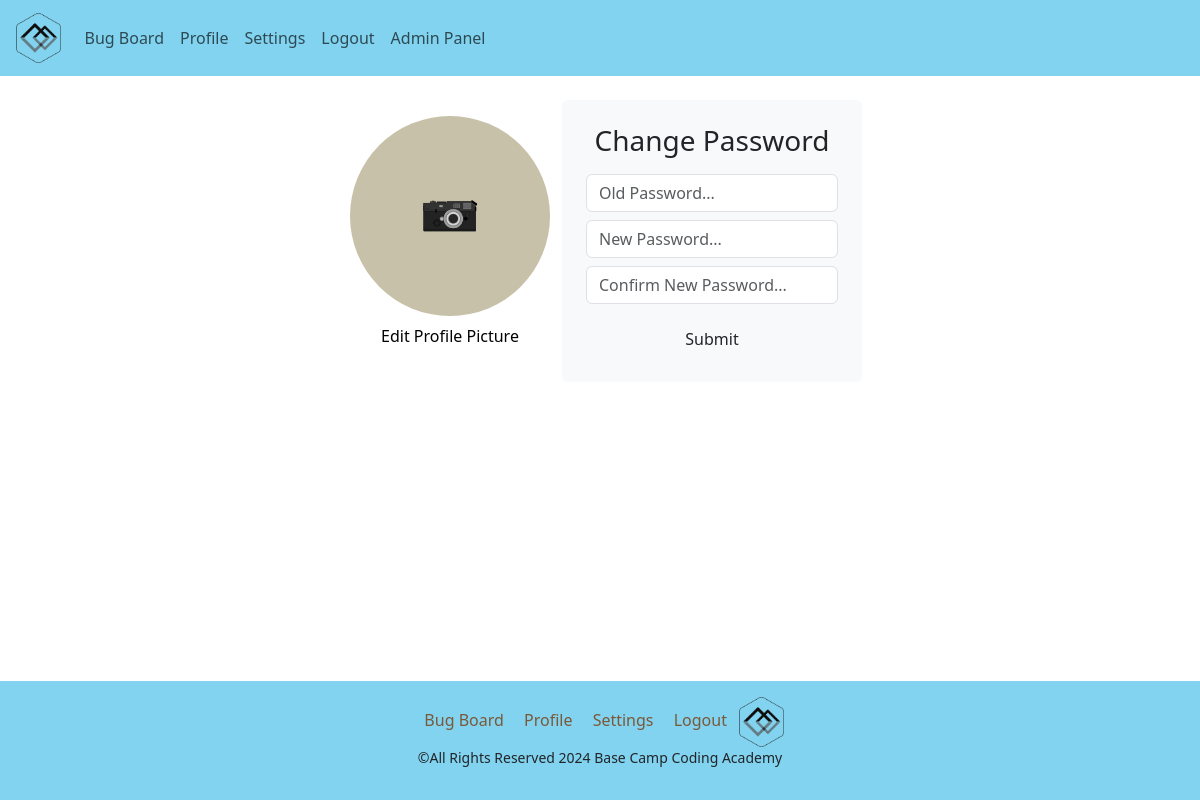
Page /settings/ (signed in) on the earlier database version.
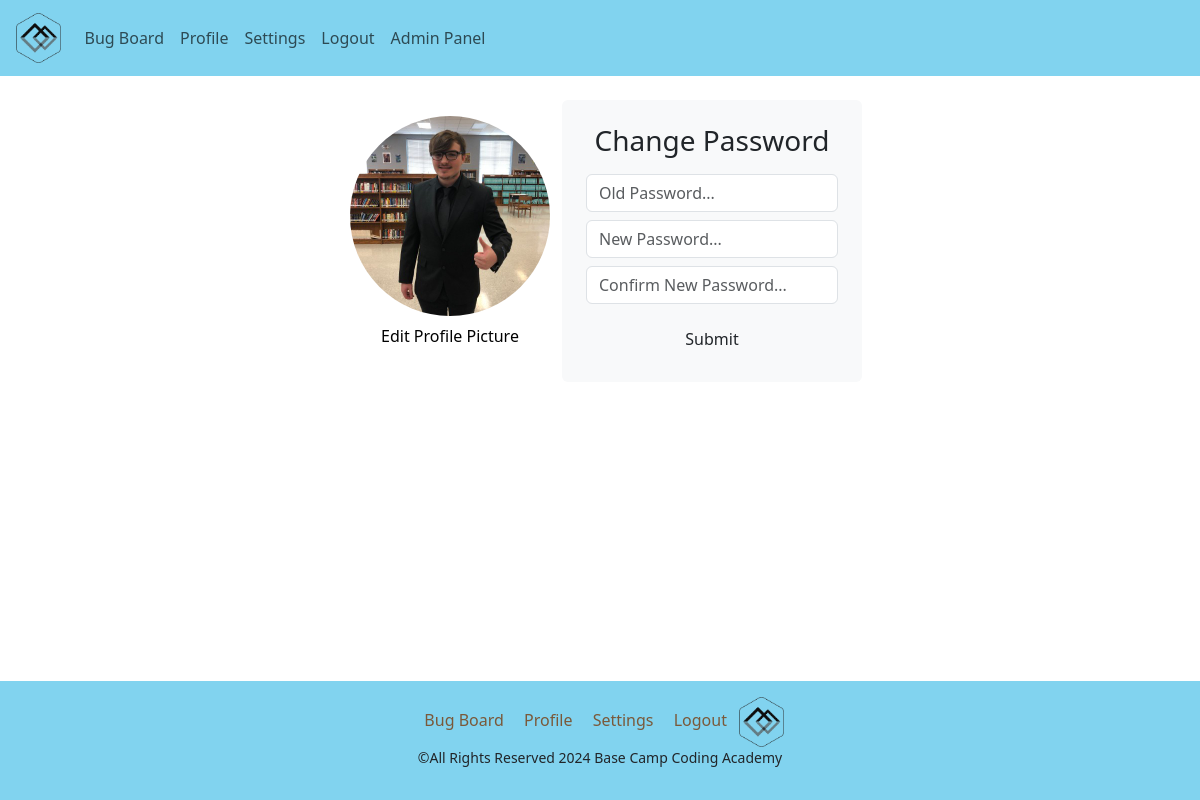
Same page on the later database version.
### app/models.py (models this page shows, shortened)
class Account(models.Model):
    user = models.OneToOneField(User, null=True, on_delete=models.CASCADE)
    profile_picture = models.ImageField(upload_to='profile_pics/', null=True, blank=True)

### app/views.py (the view)
# urls.py: path('settings/', settingPage, name='setting'),
@login_required(login_url='login')
def settingPage(request: HttpRequest) -> HttpResponse:
    password_change_form = None
    picture_change_form = None
    if request.method == 'POST':
        if 'password_change_submit' in request.POST:
            password_change_form = PasswordChangeForm(request.user, request.POST)
            if password_change_form.is_valid():
                print('ready to change')
                user = password_change_form.save()
                update_session_auth_hash(request, user)
                return redirect('setting')
            else:
                for field, errors in password_change_form.errors.items():
                    for error in errors:
                        messages.error(request, f"Error in {field}: {error}")
                print(f'The password change form was not completed correctly: {password_change_form.errors}')
        elif 'picture_change_submit' in request.POST:
            picture_change_form = pfpChangeForm(request.POST, request.FILES)
            if picture_change_form.is_valid():
                clean_picture = picture_change_form.cleaned_data['picture']
                changePfp(request.user,clean_picture)
                return redirect('setting')
            else:
                messages.error(request, 'Error updating profile picture.')
                print(f'The profile picture change form was not completed correctly: {picture_change_form.errors}')
    else:
        password_change_form = PasswordChangeForm(request.user)
        picture_change_form = pfpChangeForm()
    account = getAccountFor(request.user)
    context = {'account': account, 'password_change_form': password_change_form, 'picture_change_form': picture_change_form}
    return render(request, 'setting.html', context)

### app/forms.py
class pfpChangeForm(forms.Form):
    picture = forms.ImageField(widget=forms.ClearableFileInput(attrs={'class': 'form-control', 'accept': 'image/*'}), label='Select Profile Picture', required=True)

### app/models.py (called while the page is built)
def getAccountFor(user):
    account = Account.objects.get(user=user)
    return account

### app/templates/setting.html (shortened to what this page needs)
{% extends "base.html" %}
{% load static %}
{% block content %}
<br>
<div class="d-flex justify-content-center">
    <br>
    <div class='d-flex'>
        <div class="">
            <div class='container text-center mt-3'>
                <a class="linkStripper" href="#" data-bs-toggle="modal" data-bs-target="#profilePictureModal">
                    {% if account.profile_picture %}
                        <div class='rounded-circle-container2'>
                            <img src="{{ account.profile_picture.url }}" alt="Profile Picture">
                        </div>
                    {% else %}
                        <div class='rounded-circle-container2'>
                            <img src="{% static 'images/default_no_profile_pic.jpg' %}" alt="Default Profile">
                        </div>
                    {% endif %}
                    <p class='mt-2'>Edit Profile Picture</p>
                </a>
            </div>
        </div>
        <br>
        <div class='maxWidthBox container text-center bg-light d-smoke rounded w-sm-75 w-lg-25 p-4'>
            <h3> Change Password </h3>
            <div class=''>
                <form method="POST" action="">
                    <div class="input-group mb-2">
                        <input type="password" name="old_password" placeholder="Old Password..." class="form-control">
                    </div>
                    <div class="input-group mb-2">
                        <input type="password" name="new_password1" placeholder="New Password..." class="form-control">
                    </div>
                    <div class="input-group mb-2">
                        <input type="password" name="new_password2" placeholder="Confirm New Password..." class="form-control">
                    </div>
                    <div class="d-flex justify-content-center mt-3 login_container">
                        <input class="btn login_btn" type="submit" name="password_change_submit" value="Submit">
                    </div>
                </form>
            </div>
        </div>
    </div>
</div>
<br>
{% endblock content %}

### app/templates/base.html (shortened to what this page needs)
{%load static%}
<!DOCTYPE html>
<head>
    <html lang="en">
    <link rel='stylesheet' href='{% static 'styles.css' %}'>
    <link href="https://cdn.jsdelivr.net/npm/bootstrap@5.3.2/dist/css/bootstrap.min.css" rel="stylesheet">
    <link href="https://cdn.jsdelivr.net/npm/bootstrap-icons@1.10.0/font/bootstrap-icons.css" rel="stylesheet">
</head>
    <body class=' d-flex flex-column min-vh-100'>
        <div class='width100'>
            <nav class="navbar navbar-expand-lg navbar-light background-blue">
                <a class="navbar-brand ms-3" href="{% url 'home' %}">
                    <img src="{% static 'images/dark_base_camp_logo.png' %}" alt="Logo" class="img-fluid" style="max-height: 50px;">
                </a>
                <div class="collapse navbar-collapse" id="navbarNav">
                    <ul class="navbar-nav">
                        {% if request.user.is_authenticated %}
                            <li class="nav-item">
                                <a class="nav-link" href="{% url 'bugBoard' %}">Bug Board</a>
                            </li>
                            <li class="nav-item">
                                <a class="nav-link" href="{% url 'profile' %}">Profile</a>
                            </li>
                            <li class="nav-item">
                                <a class="nav-link" href="{% url 'setting' %}">Settings</a>
                            </li>
                            <li class="nav-item">
                                <a class="nav-link" href="{% url 'logout' %}">Logout</a>
                            </li>
                            {% if request.user.is_superuser %}
                                <li class="nav-item">
                                    <a class="nav-link" href="{% url 'dashboard' %}">Admin Panel</a>
                                </li>
                            {% endif %}
                        {% endif %}
                    </ul>
                </div>
            </nav>
        </div>
                    {% block content %}{% endblock %}
        <footer class="footer mt-auto py-3 background-blue">
            <div class="container">
                <div class="row">
                    <div class="col-12 text-center">
                        {% if request.user.is_authenticated %}
                            <a class="footerElements" href="{% url 'bugBoard'%}">Bug Board</a>
                            <a class="footerElements" href="{% url 'profile'%}">Profile</a>
                            <a class="footerElements" href="{% url 'setting'%}">Settings</a>
                            <a class="footerElements" href="{% url 'logout'%}">Logout</a>
                        {% else %}
                            <a class="footerElements" href="{% url 'home'%}">Home</a>
                            <a class="footerElements" href="{% url 'login'%}">Login</a>
                        {% endif %}
                        <a href="{% url 'home'%}"><img src="{% static 'images/dark_base_camp_logo.png' %}" alt="Logo" class="img-fluid" style="max-height: 50px;"></a>
                    </div>
                    <p class='small text-center'>&copy;All Rights Reserved 2024 Base Camp Coding Academy</p>
                </div>
            </div>
        </footer>
    </body>
</html>

### app/static/styles.css (style rules this page uses)
:root { --dark_brown:#6b4f35; --light_brown: #725a43; --brown:#7a593a; --dark_blue:#6caec4; --blue:#81d3ef; --yellow:#ffe000; }
.linkStripper { text-decoration: none !important; color: black; }
.width100 { width: 100%; }
.background-blue { background-color: var(--blue) !important; }
body,html { overflow-y: scroll !important; overflow-x: hidden !important; margin: 0px; }
body { margin: 0; padding: 0; background-size: cover; background-position: center; background-repeat: no-repeat; }
.footerElements { text-decoration: none; color: var(--brown); margin-left: .5em; margin-right: .5em; }
.maxWidthBox { max-width: 300px !important; }
.rounded-circle-container2 { width: 200px; height: 200px; overflow: hidden; margin-left: auto; margin-right: auto; }
.rounded-circle-container2 img { width: 100%; height: 100%; object-fit: cover; border-radius: 50%; }

Differences in the rows shown:
changed Account: profile_picture: picture added in place of a placeholder
